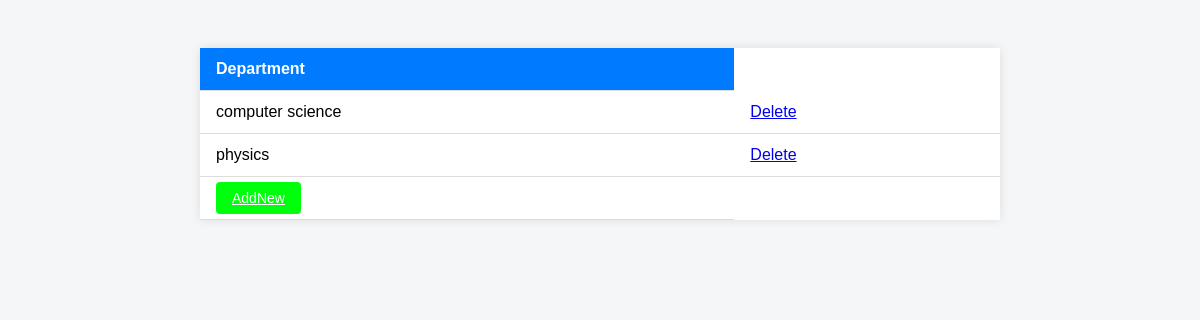
Before: /ManageDepartment with the older database file.
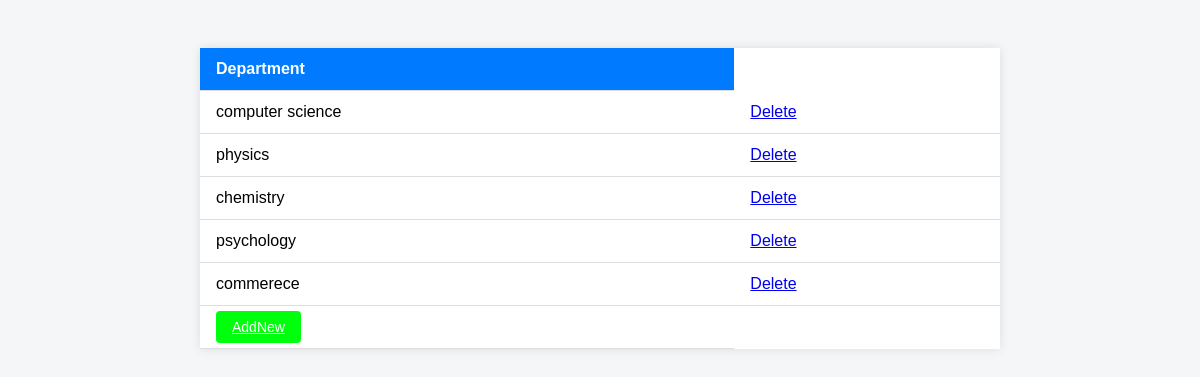
After: the same page with the newer database file.
### mobilesilentapp/models.py (models this page shows)
class DepartmentTable(models.Model):
    department=models.CharField(max_length=30,null=True,blank=True)

### mobilesilentapp/views.py (the view)
# urls.py: path('ManageDepartment',ManageDepartment.as_view(),name="ManageDepartment"),
class ManageDepartment(View):
    def get(self,request):
        obj=DepartmentTable.objects.all()
        return render(request,'administration/managedepartment.html',{'department': obj})

### templates/administration/managedepartment.html (shortened to what this page needs)
<!DOCTYPE html>
<html lang="en">
<head>
</head>
<body>
    <table>
        <thead>
      <tr>
        <th>Department</th>
      </tr>
    </thead>
    <tbody>
      {% for i in department %}
        <tr>
            <td>{{ i.department }}</td>
              <td><a href="DeleteDepartment/{{ i.id }}" class="delete-btn">Delete</a></td>
        </tr>
        {% endfor %}
    </tbody>
    <tr>
        <td>
    <a href="/AddDepartment" class="add-btn">AddNew</a>
</td>
    </tr>
    </table>
</body>
</html>

Changed rows visible on the page:
added DepartmentTable: department "chemistry"
added DepartmentTable: department "psychology"
added DepartmentTable: department "commerece"
